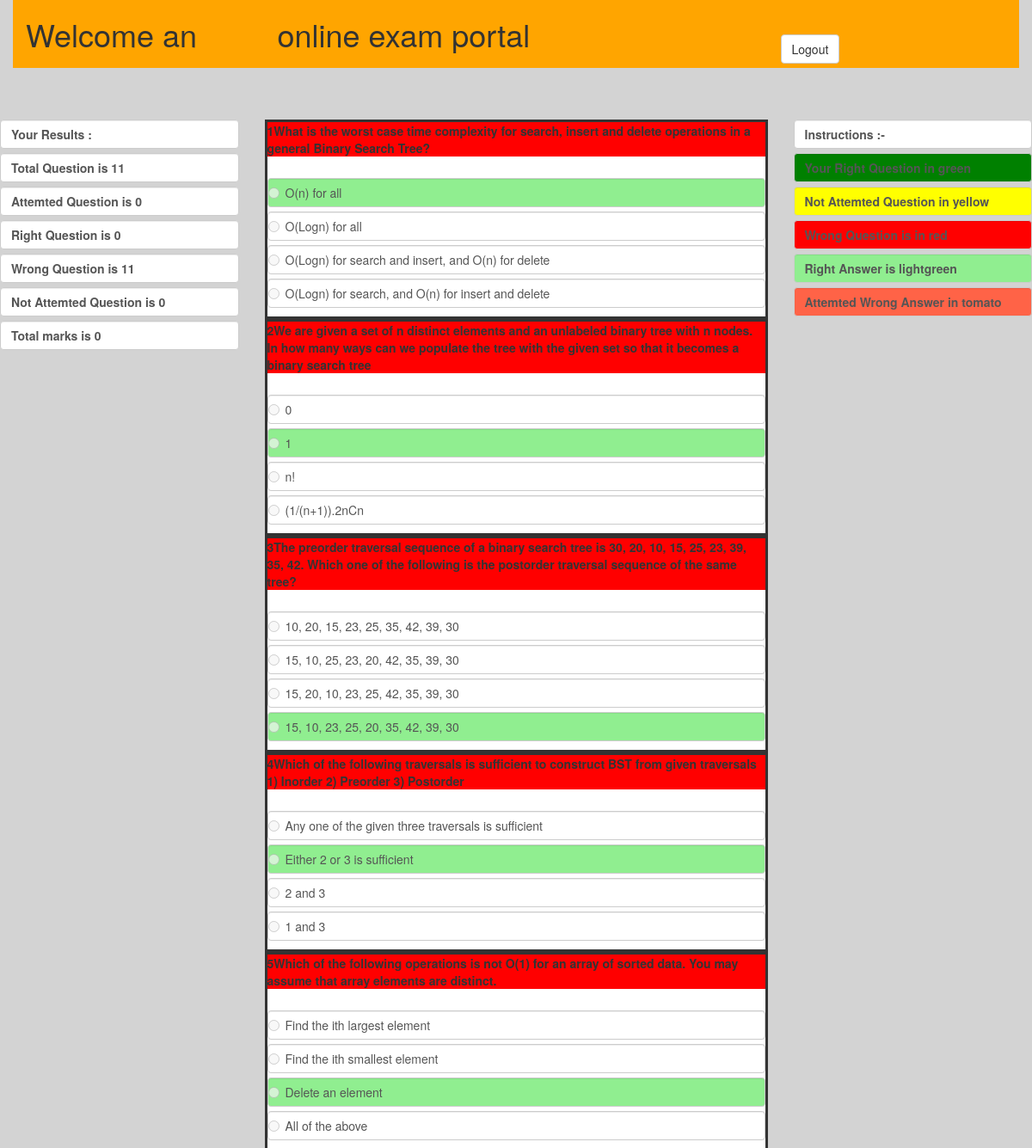
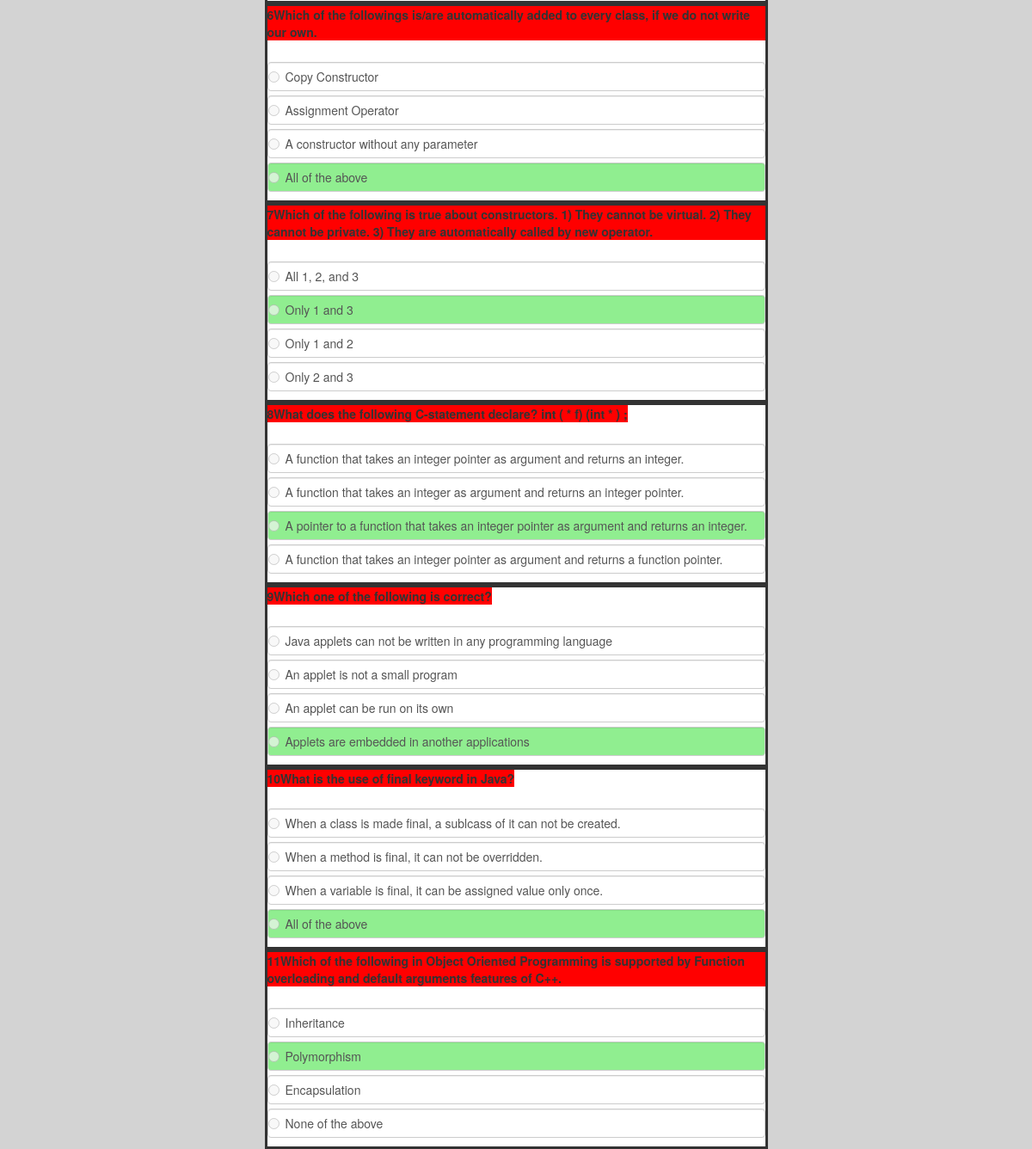
The page /result.php (signed in) on the database its author committed (2 pictures, top to bottom).
### tables this page shows
CREATE TABLE `quiz` (
  `id` int(20) NOT NULL,
  `qus` varchar(200) DEFAULT NULL,
  `op1` varchar(100) DEFAULT NULL,
  `op2` varchar(100) DEFAULT NULL,
  `op3` varchar(100) DEFAULT NULL,
  `op4` varchar(100) DEFAULT NULL,
  `markoption` varchar(5) DEFAULT NULL,
  `rightoption` varchar(5) DEFAULT NULL
);

### result.php (the view, shortened to what this page needs)
<?php
	$con=mysqli_connect('localhost','root',"","onlineexam") or die("database error");
	 $em= $_SESSION["email"];
    $em1=substr_replace($em ,"",-10);
	 $attemtques=0;
	 $rightques=0;
     $wrongques=0;
     $notattempt=0;
   $q="select $em1 from result";
	$status=mysqli_query($con,$q) or die(header("Location:login.php"));
	$num=mysqli_num_rows($status);
  $qu="select *from quiz";
  $result=mysqli_query($con,$qu);
    $q="select $em1 from result";
	$status=mysqli_query($con,$q) or die("error");
  for($i=1;$i<=$num;$i++)
  {
    $row=mysqli_fetch_array($result);
	$row1=mysqli_fetch_array($status);
    if($row['rightoption']==$row1[$em1])
    {
      $rightques++;
	  $forcheack[$i]=2;
	}
	 else if($row1[$em1]=='0'){
		 $forcheack[$i]=0;
		 $notattempt++;
      }
      else{
		  $forcheack[$i]=1;
           $wrongques++;
    }
  }
 ?>
 <!DOCTYPE html>
 <html>
    <head>
        <link rel="stylesheet" href="https://maxcdn.bootstrapcdn.com/bootstrap/3.4.0/css/bootstrap.min.css">
 <link rel="stylesheet" href="bootstrap.min.css">
   <?php
	 $con=mysqli_connect('localhost','root',"","onlineexam") or die("database error");
   		$q ="select *from quiz ";
		 $result=mysqli_query($con,$q);
          $num=mysqli_num_rows($result);
    ?>
	</head>
   <body style="background:LightGray;">
       <div class="container" style="background-color:orange;  " >
   <div class="row" >
           <div class="col-sm-3">
					<div >
					<h1 >Welcome <?php  echo $_SESSION["names1"]; ?></h1>
					</div>
           </div>
		   <div class="col-sm-6">
					<div >
					<h1 >online exam portal</h1>
					</div>
           </div>
	       <div class="col-sm-3">
					<br>
					<br>
					<div >
					<label><button class="btn btn-default"	onclick="window.location.href='logout.php'" value="Logout" style="">Logout</button></label>
					</div>
           </div>
	</div>
</div>
	   <br>
	   <br>
	   <br>
	   <div class="row" >
	   <div class="col-sm-3">
             <div>
               <label class="form-control"> Your Results : </label>
             </div>
			 <div>
               <label class="form-control">Total  Question is <?php echo $num ?> </label>
             </div>
			<div>
               <label class="form-control">Attemted Question is <?php echo $attemtques ?> </label>
             </div>
                        <div>
               <label class="form-control">Right Question is <?php echo $rightques ?> </label>
             </div>
            <div>
               <label class="form-control">Wrong Question is <?php echo $wrongques ?> </label>
             </div>
			 <div>
               <label class="form-control">Not Attemted Question is <?php echo $notattempt ?> </label>
             </div>
			<div>
               <label class="form-control">Total marks is <?php echo 4* $rightques ?> </label>
             </div>
		</div>
			 <div class="col-sm-6">
	   <?php
			    for($i=1;$i<=$num;$i++)
				{
					$row=mysqli_fetch_array($result);
			    ?>
			  <div id="ques<?php echo $i;?>" >
			  <div style="background:white;border-style:solid;">
			  <div>
	    <?php if($forcheack[$i]==1)	{ ?><label id="q" for="questions"   > <p  style="background-color:red;" id="ques<?php echo $i; ?>"><?php echo $i; echo $row['qus'];?></p></label>
		<?php } ?>
			  </div>
		 	   <div class="radio">
		    	 <label  class="form-control" id="op1<?php echo $i; ?>"><input style="background-color:blue;color:blue "  disabled  type="radio" value="1" name="optradio<?php echo $i; ?>" ></input><?php  echo $row['op1'];?></label>
			    </div>
			  <div class="radio">
			   <label  class="form-control"   id="op2<?php echo $i;?>" ><input  disabled   type="radio" value="2" name="optradio<?php echo $i; ?>" ></input><?php  echo $row['op2'];?></label>
			  </div>
			<div class="radio">
			  <label  class="form-control" id="op3<?php echo $i;?>" ><input type="radio" disabled   value="3" name="optradio<?php echo $i; ?>"  ></input><?php  echo $row['op3'];?></label>
			 </div>
			 <div class="radio ">
			  <label  class="form-control" id="op4<?php echo $i; ?>" ><input type="radio" disabled  value="4" name="optradio<?php echo $i; ?>" ></input><?php  echo $row['op4'];?></label>
			 </div>
                 </div>
			</div>
			<?php
				}
				?>
       </div>
	   	   <div class="col-sm-3">
              <div>
               <label class="form-control" >Instructions :-</label>
             </div>
			 <div>
               <label class="form-control" style="background-color:green">Your Right Question in green</label>
             </div>
			 <div>
               <label class="form-control" style="background-color:yellow">Not Attemted Question in yellow </label>
             </div>
			<div>
               <label class="form-control" style="background-color:red">Wrong Question is in red</label>
             </div>
                        <div>
               <label class="form-control" style="background-color:LightGreen">Right Answer is lightgreen </label>
             </div>
            <div>
               <label class="form-control" style="background-color:Tomato">Attemted Wrong Answer in tomato </label>
             </div>
	   </div>
 </body>
 </html>

### result.php (style rules this page uses)
.green { background-color: LightGreen ; }

### rows shown on the page
quiz: qus "What is the worst case time complexity for search, insert and delete operations in a general Binary Search Tree?", op1 "O(n) for all", op2 "O(Logn) for all", op3 "O(Logn) for search and insert, and O(n) for delete", op4 "O(Logn) for search, and O(n) for insert and delete"
quiz: qus "We are given a set of n distinct elements and an unlabeled binary tree with n nodes. In how many ways can we populate the tree with the given set so that it becomes a binary search tree", op1 "0", op2 "1", op3 "n!", op4 "(1/(n+1)).2nCn"
quiz: qus "The preorder traversal sequence of a binary search tree is 30, 20, 10, 15, 25, 23, 39, 35, 42. Which one of the following is the postorder traversal sequence of the same tree?", op1 "10, 20, 15, 23, 25, 35, 42, 39, 30", op2 "15, 10, 25, 23, 20, 42, 35, 39, 30", op3 "15, 20, 10, 23, 25, 42, 35, 39, 30", op4 "15, 10, 23, 25, 20, 35, 42, 39, 30"
quiz: qus "Which of the following traversals is sufficient to construct BST from given traversals 1) Inorder 2) Preorder 3) Postorder", op1 "Any one of the given three traversals is sufficient", op2 "Either 2 or 3 is sufficient", op3 "2 and 3", op4 "1 and 3"
quiz: qus "Which of the following operations is not O(1) for an array of sorted data. You may assume that array elements are distinct.", op1 "Find the ith largest element", op2 "Find the ith smallest element", op3 "Delete an element", op4 "All of the above"
quiz: qus "Which of the followings is/are automatically added to every class, if we do not write our own.", op1 "Copy Constructor", op2 "Assignment Operator", op3 "A constructor without any parameter", op4 "All of the above"
quiz: qus "Which of the following is true about constructors. 1) They cannot be virtual. 2) They cannot be private. 3) They are automatically called by new operator.", op1 "All 1, 2, and 3", op2 "Only 1 and 3", op3 "Only 1 and 2", op4 "Only 2 and 3"
quiz: qus "What does the following C-statement declare? int ( * f) (int * ) ;", op1 "A function that takes an integer pointer as argument and returns an integer.", op2 "A function that takes an integer as argument and returns an integer pointer.", op3 "A pointer to a function that takes an integer pointer as argument and returns an integer.", op4 "A function that takes an integer pointer as argument and returns a function pointer."
quiz: qus "Which one of the following is correct?", op1 "Java applets can not be written in any programming language", op2 "An applet is not a small program", op3 "An applet can be run on its own", op4 "Applets are embedded in another applications"
quiz: qus "What is the use of final keyword in Java?", op1 "When a class is made final, a sublcass of it can not be created.", op2 "When a method is final, it can not be overridden.", op3 "When a variable is final, it can be assigned value only once.", op4 "All of the above"
quiz: qus "Which of the following in Object Oriented Programming is supported by Function overloading and default arguments features of C++.", op1 "Inheritance", op2 "Polymorphism", op3 "Encapsulation", op4 "None of the above"

### other values the page prints
$_SESSION["names1"] "an"
$num "11"
$attemtques "0"
$rightques "0"
$wrongques "11"
$notattempt "0"
4* $rightques "0"
